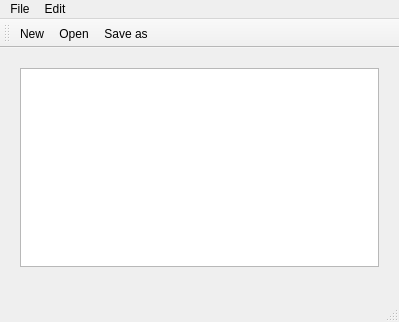
<?xml version="1.0" encoding="UTF-8"?>
<ui version="4.0">
 <class>MainWindow</class>
 <widget class="QMainWindow" name="MainWindow">
  <property name="geometry">
   <rect>
    <x>0</x>
    <y>0</y>
    <width>399</width>
    <height>322</height>
   </rect>
  </property>
  <property name="windowTitle">
   <string>MainWindow</string>
  </property>
  <widget class="QWidget" name="centralWidget">
   <widget class="QWidget" name="verticalLayoutWidget">
    <property name="geometry">
     <rect>
      <x>9</x>
      <y>9</y>
      <width>381</width>
      <height>221</height>
     </rect>
    </property>
    <layout class="QVBoxLayout" name="verticalLayout">
     <item>
      <widget class="QTextEdit" name="textEdit"/>
     </item>
    </layout>
   </widget>
  </widget>
  <widget class="QMenuBar" name="menuBar">
   <property name="geometry">
    <rect>
     <x>0</x>
     <y>0</y>
     <width>399</width>
     <height>26</height>
    </rect>
   </property>
   <widget class="QMenu" name="menuFile">
    <property name="title">
     <string>File</string>
    </property>
    <addaction name="actionNew"/>
    <addaction name="actionOpen"/>
    <addaction name="actionSave"/>
    <addaction name="actionPrint"/>
    <addaction name="actionExit"/>
   </widget>
   <widget class="QMenu" name="menuEdit">
    <property name="title">
     <string>Edit</string>
    </property>
    <addaction name="actionCopy"/>
    <addaction name="actionPaste"/>
    <addaction name="actionCut"/>
    <addaction name="actionUndo"/>
    <addaction name="actionRedo"/>
    <addaction name="actionFont"/>
   </widget>
   <addaction name="menuFile"/>
   <addaction name="menuEdit"/>
  </widget>
  <widget class="QToolBar" name="mainToolBar">
   <attribute name="toolBarArea">
    <enum>TopToolBarArea</enum>
   </attribute>
   <attribute name="toolBarBreak">
    <bool>false</bool>
   </attribute>
   <addaction name="actionNew"/>
   <addaction name="actionOpen"/>
   <addaction name="actionSave"/>
  </widget>
  <widget class="QStatusBar" name="statusBar"/>
  <action name="actionNew">
   <property name="icon">
    <iconset resource="resources.qrc">
     <normaloff>:/Icons/Icons/New.bmp</normaloff>:/Icons/Icons/New.bmp</iconset>
   </property>
   <property name="text">
    <string>New</string>
   </property>
  </action>
  <action name="actionOpen">
   <property name="icon">
    <iconset resource="resources.qrc">
     <normaloff>:/Icons/Icons/Open.bmp</normaloff>:/Icons/Icons/Open.bmp</iconset>
   </property>
   <property name="text">
    <string>Open</string>
   </property>
  </action>
  <action name="actionSave">
   <property name="icon">
    <iconset resource="resources.qrc">
     <normaloff>:/Icons/Icons/Save.bmp</normaloff>:/Icons/Icons/Save.bmp</iconset>
   </property>
   <property name="text">
    <string>Save as</string>
   </property>
  </action>
  <action name="actionPrint">
   <property name="text">
    <string>Print</string>
   </property>
  </action>
  <action name="actionExit">
   <property name="text">
    <string>Exit</string>
   </property>
  </action>
  <action name="actionCopy">
   <property name="text">
    <string>Copy</string>
   </property>
  </action>
  <action name="actionPaste">
   <property name="text">
    <string>Paste</string>
   </property>
  </action>
  <action name="actionCut">
   <property name="text">
    <string>Cut</string>
   </property>
  </action>
  <action name="actionUndo">
   <property name="text">
    <string>Undo</string>
   </property>
  </action>
  <action name="actionRedo">
   <property name="text">
    <string>Redo</string>
   </property>
  </action>
  <action name="actionFont">
   <property name="text">
    <string>Font</string>
   </property>
  </action>
 </widget>
 <layoutdefault spacing="6" margin="11"/>
 <resources>
  <include location="resources.qrc"/>
 </resources>
 <connections/>
</ui>
